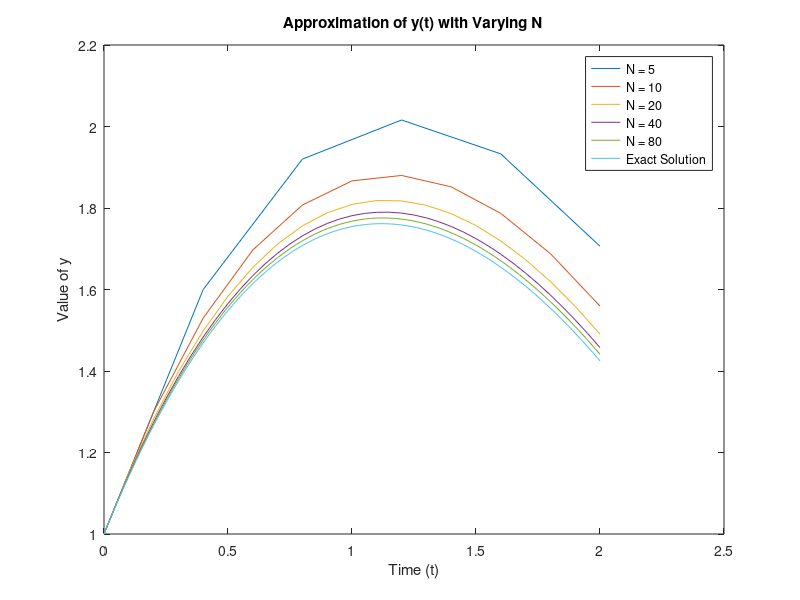

Recreate this plot in MATLAB.
N = 5;

for i=1:5

        h=2/N; t=zeros(1,N+1); y=zeros(1,N+1); t(1)=0; y(1)=1;
        for n=1:N
        t(n+1)=t(n)+h;
        y(n+1)=y(n)+(-0.5*y(n)+2-t(n))*h;
        end
    plot(t, y, 'DisplayName', ['N = ' num2str(N)]), hold on;
     % Calculating error at t = 2
    z = 8 - 2 * 2 - 7 * exp(-2 / 2); % Exact solution at t=2
    error = y(N + 1) - z; % Difference between Euler approximation and exact solution at t=2
    errors(i) = error;
    N = N*2;
end

a = 0:0.01:2;
b = -7 * exp(-a / 2) - (2 * a) + 8;
plot(a, b, 'DisplayName', 'Exact Solution');

hold off;
xlabel('Time (t)');
ylabel('Value of y');
title('Approximation of y(t) with Varying N');
legend('show');

disp('Errors for different N values:');
disp(errors);